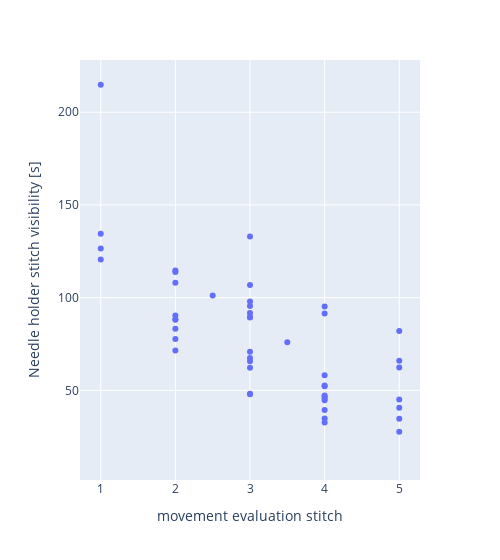

Write notebook code for a chart like this one.
### Code cell
# make interactive graph on hover display filename and stitch_id and control the width of the plot
import plotly.express as px
px.scatter(dfst, y="Needle holder stitch visibility [s]", x=relevant_column, hover_data=["filename", "stitch_id"], width=500)
# px.scatter(dfs, x="Needle holder stitch length [m]", y=relevant_column)

### Figure 1 — Plotly figure (JSON) as saved in the notebook; plotly's stock layout.template omitted (floating-point values rounded to 4 significant figures; data arrays with more than 128 entries replaced by an {"elided": "..."} marker saying what was removed)
{"data": [{"customdata": {"elided": "120x2 mixed values"}, "hovertemplate": "movement evaluation stitch=%{x}<br>Needle holder stitch visibility [s]=%{y}<br>filename=%{customdata[0]}<br>stitch_id=%{customdata[1]}<extra></extra>", "legendgroup": "", "marker": {"color": "#636efa", "symbol": "circle"}, "mode": "markers", "name": "", "orientation": "v", "showlegend": false, "x": [3.0, null, null, null, 4.0, 2.0, 4.0, 4.0, 1.0, 3.0, 2.0, 3.0, 2.0, 2.0, 1.0, 3.0, 2.5, 3.0, 3.0, 3.5, 2.0, 4.0, 4.0, 4.0, 2.0, 3.0, 5.0, 4.0, 3.0, 3.0, 3.0, null, null, null, 2.0, null, 4.0, 3.0, null, null, null, null, 1.0, 2.0, 2.0, 5.0, null, 3.0, 1.0, null, null, 3.5, 5.0, null, null, null, 5.0, null, 4.0, 4.0, null, null, null, null, 3.0, null, 3.0, null, null, null, null, null, null, null, 3.0, 5.0, null, 3.5, null, null, null, null, null, null, null, null, 5.0, null, null, 5.0, null, null, null, null, null, null, 4.0, null, null, null, null, null, null, null, 4.0, null, null, null, null, null, null, null, null, null, null, null, 5.0, null, null, 3.0], "xaxis": "x", "y": [70.8, 15.0, 128.1, 27.0, 46.6, 71.53, 39.4, 91.4, 214.8, 97.93, 108.0, 95.47, 83.2, 77.67, 134.5, 89.33, 101.1, null, 89.6, 76.0, 114.6, 58.2, 52.2, 44.67, 113.9, 91.73, 40.67, 45.6, 65.67, 62.2, 67.4, 18.47, null, 42.8, 88.07, null, 34.8, 132.9, null, null, null, null, 120.5, 88.4, 90.33, 65.93, null, null, 126.5, null, null, null, 45.07, null, null, null, 27.73, null, 52.67, 47.27, null, 27.8, null, 48.0, null, null, 48.13, null, null, null, null, null, null, null, 106.9, null, null, null, null, null, null, null, null, null, null, null, 82.07, null, null, 34.73, null, 38.13, null, null, null, null, 32.67, null, null, null, null, null, null, null, 95.2, null, null, null, null, null, null, null, null, null, null, null, 62.27, null, null, 47.93], "yaxis": "y", "type": "scatter"}], "layout": {"xaxis": {"anchor": "y", "domain": [0.0, 1.0], "title": {"text": "movement evaluation stitch"}}, "yaxis": {"anchor": "x", "domain": [0.0, 1.0], "title": {"text": "Needle holder stitch visibility [s]"}}, "legend": {"tracegroupgap": 0}, "margin": {"t": 60}, "width": 500}}
